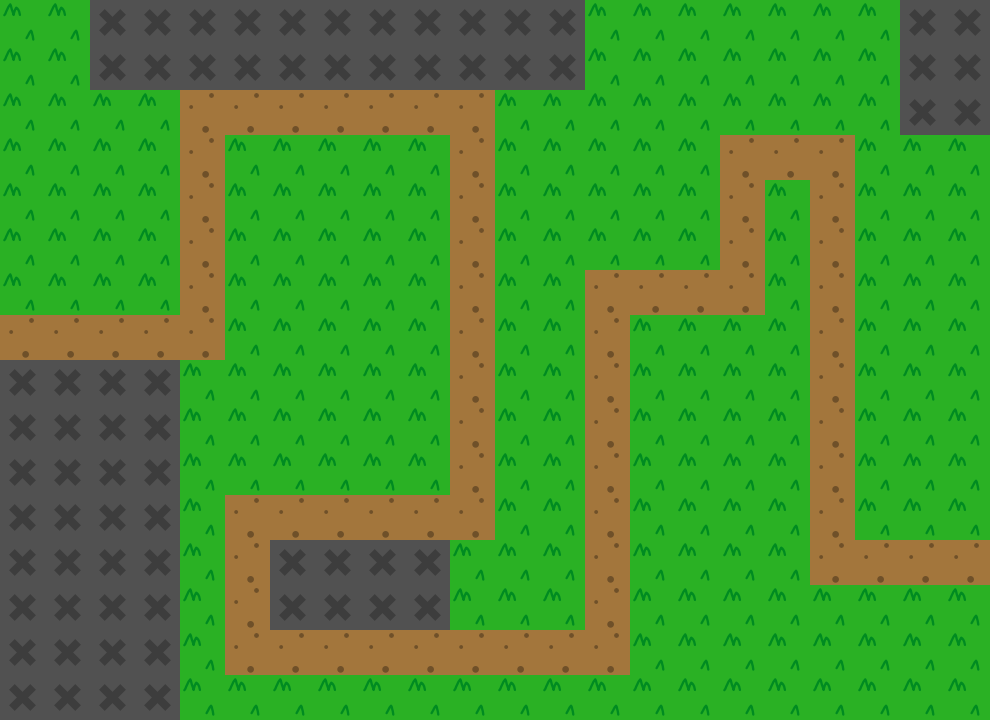

A level layout from a 2D game, rendered from its tile map. Below: a short description, then the map file with its tile-grid data intact:
An orthogonal 22x16 tile map with 45x45 px tiles, 1 tile layer (Tile Layer 1) and 5 objects (4x blocked_tile, path).

<map version="1.9" tiledversion="1.9.2" orientation="orthogonal" renderorder="right-down" width="22" height="16" tilewidth="45" tileheight="45" infinite="0" nextlayerid="4" nextobjectid="8">
 <editorsettings>
  <export target="../FirstTilemap.json" format="json" />
 </editorsettings>
 <tileset firstgid="1" name="FirstTilesheet" tilewidth="45" tileheight="45" tilecount="4" columns="2">
  <image source="FirstTilesheet.png" width="90" height="90" />
 </tileset>
 <layer id="1" name="Tile Layer 1" width="22" height="16">
  <data encoding="csv">
2,2,3,3,3,3,3,3,3,3,3,3,3,2,2,2,2,2,2,2,3,3,
2,2,3,3,3,3,3,3,3,3,3,3,3,2,2,2,2,2,2,2,3,3,
2,2,2,2,1,1,1,1,1,1,1,2,2,2,2,2,2,2,2,2,3,3,
2,2,2,2,1,2,2,2,2,2,1,2,2,2,2,2,1,1,1,2,2,2,
2,2,2,2,1,2,2,2,2,2,1,2,2,2,2,2,1,2,1,2,2,2,
2,2,2,2,1,2,2,2,2,2,1,2,2,2,2,2,1,2,1,2,2,2,
2,2,2,2,1,2,2,2,2,2,1,2,2,1,1,1,1,2,1,2,2,2,
1,1,1,1,1,2,2,2,2,2,1,2,2,1,2,2,2,2,1,2,2,2,
3,3,3,3,2,2,2,2,2,2,1,2,2,1,2,2,2,2,1,2,2,2,
3,3,3,3,2,2,2,2,2,2,1,2,2,1,2,2,2,2,1,2,2,2,
3,3,3,3,2,2,2,2,2,2,1,2,2,1,2,2,2,2,1,2,2,2,
3,3,3,3,2,1,1,1,1,1,1,2,2,1,2,2,2,2,1,2,2,2,
3,3,3,3,2,1,3,3,3,3,2,2,2,1,2,2,2,2,1,1,1,1,
3,3,3,3,2,1,3,3,3,3,2,2,2,1,2,2,2,2,2,2,2,2,
3,3,3,3,2,1,1,1,1,1,1,1,1,1,2,2,2,2,2,2,2,2,
3,3,3,3,2,2,2,2,2,2,2,2,2,2,2,2,2,2,2,2,2,2
</data>
 </layer>
 <objectgroup id="2" name="Object Layer 1">
  <object id="3" name="blocked_tile" type="blocked_tile" x="90" y="0" width="495" height="90" />
  <object id="4" name="blocked_tile" type="blocked_tile" x="900" y="0" width="90" height="135" />
  <object id="5" name="blocked_tile" type="blocked_tile" x="0" y="360" width="180" height="360" />
  <object id="6" name="blocked_tile" type="blocked_tile" x="270" y="540" width="180" height="90" />
  <object id="7" name="path" type="path" x="990" y="540">
   <polyline points="0,0 -180,0 -180,-405 -270,-405 -270,-270 -405,-270 -405,90 -765,90 -765,-45 -540,-45 -540,-450 -810,-450 -810,-225 -990,-225" />
  </object>
 </objectgroup>
</map>